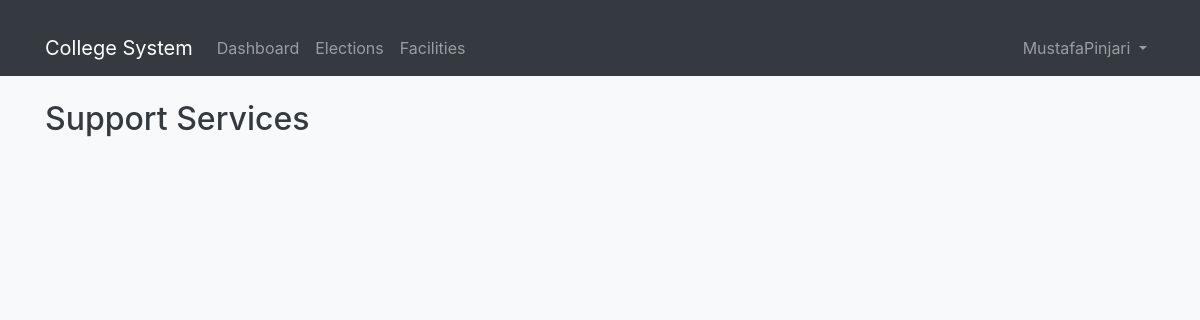
Page /facilities/support-services/ (signed in) on the earlier database version.
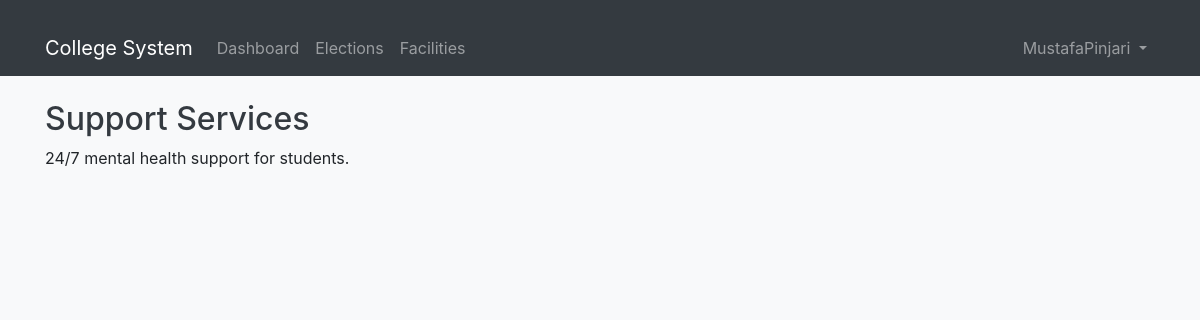
Same page on the later database version.
### facilities/models.py (models this page shows, shortened)
class SupportService(models.Model):
    description = models.TextField()

### facilities/views.py (the view)
# urls.py: path('support-services/', views.support_services, name='support_services'),
@login_required
def support_services(request):
    services = SupportService.objects.all()
    return render(request, 'facilities/support_services.html', {'services': services})

### facilities/templates/facilities/support_services.html (shortened to what this page needs)
{% extends 'base.html' %}
{% block content %}
<h2>Support Services</h2>
{% for service in services %}
    <p>{{ service.description }}</p>
{% endfor %}
{% endblock %}

Differences in the rows shown:
added SupportService: description "24/7 mental health support for students."
